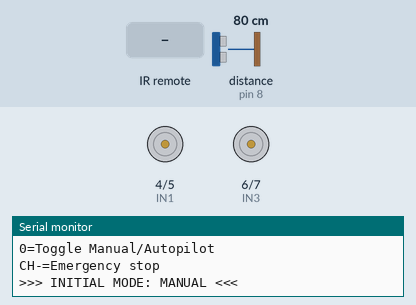
This sketch was run on a simulated Arduino Uno, built with avr-gcc and run on an emulated ATmega328P. On the bench: motor-driver pin pairs drawn as motors (green arrow = first pin HIGH = forward, orange = second pin HIGH = backward, longer = more drive, scaled by the enable pin), the last lines printed to the serial monitor. Wiring (inferred from the names in the program): ultrasonic range finder: trigger pin 12; echo pin 8. Inputs (shaded band) come from the test bench; at power-on: distance to the obstacle (sensor on pin 8) 80 cm. The echo pulse lasts 58.3 µs per cm; random numbers use the default seed unless the sketch sets one.

Above: at 1.3 s.
1.4 s: infrared code 0x18 received
At 2.0 s:
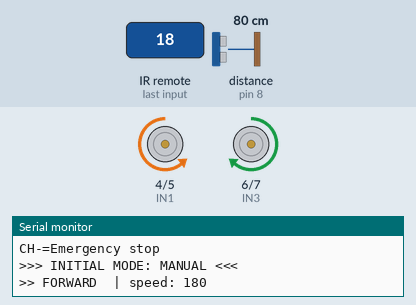
2.9 s: infrared code 0x52 received
At 4.0 s:
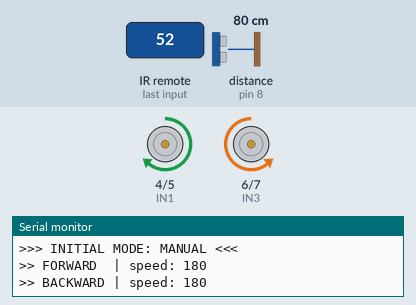
4.4 s: infrared code 0x08 received
At 5.6 s:
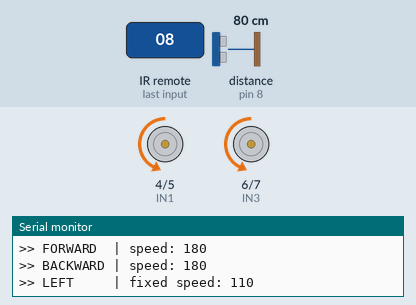
5.9 s: infrared code 0x5A received
At 6.6 s:
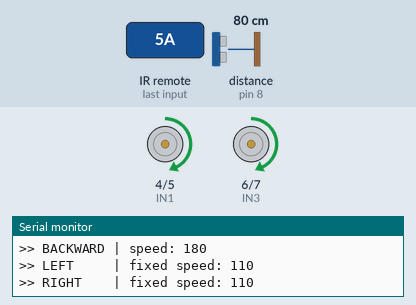
Timing chart, 0 to 8.4 s (numbered marks = the images above; inputs shaded):
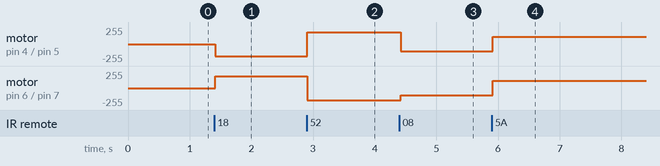

The sketch:

robo_cubo.ino
```cpp
// ============================================================
// ROBÔ CUBO — Final Code
// ============================================================
// Two-wheel-drive robot with a caster wheel, controlled by an
// IR remote, with autopilot mode and automatic obstacle
// stop/avoidance via an ultrasonic sensor.
//
// Features:
//   • Manual speed and direction control (IR remote)
//   • Autopilot with random-angle obstacle avoidance (45°-180°)
//   • Toggle Manual <-> Autopilot with remote button 0
//   • Emergency stop (CH- button)
//
// Hardware: Arduino Uno R3 + L298N + 2x TT DC Motor + HC-SR04
//           + IR Receiver (KS0026) + ELEGOO remote
//
// See README.md and docs/wiring.md for the full wiring diagram
// and hardware notes.
// ============================================================

#include <IRremote.hpp>

// --- Motor Pins ---
// Mapping confirmed by physical testing:
//   ENA/IN1/IN2 -> RIGHT Motor
//   ENB/IN3/IN4 -> LEFT Motor
#define ENA  10   // PWM — Right Motor speed
#define IN1  4    // Right Motor direction
#define IN2  5    // Right Motor direction
#define ENB  9    // PWM — Left Motor speed
#define IN3  6    // Left Motor direction
#define IN4  7    // Left Motor direction

// --- HC-SR04 Pins ---
#define TRIG_PIN  12
#define ECHO_PIN  8     // DO NOT use D13 — conflicts with the Arduino's
                        // built-in LED, used internally by IRremote

// --- IR Pin ---
#define IR_PIN  2

// --- Safety Distances (cm) ---
#define DIST_STOP  35    // below this, stop and turn (autopilot mode)
#define DIST_SLOW  50    // below this, slow down (autopilot mode)

// --- Speeds (PWM 0-255) ---
#define SPEED_MAX     220   // safe limit for TT motors at 6-8V
#define SPEED_MIN     100
#define SPEED_STEP     20
#define SPEED_NORMAL  180
#define SPEED_SLOW    110
#define SPEED_TURN    110   // fixed, slow speed used while turning

// --- Autopilot turning durations (ms) ---
// Without wheel encoders, the time<->angle relationship is an
// estimate calibrated by trial. Adjust TURN_DURATION_45 if needed.
#define TURN_DURATION_45    350                       // calibrated reference (45°)
#define TURN_DURATION_MIN   TURN_DURATION_45          // minimum -> 45°
#define TURN_DURATION_MAX   (TURN_DURATION_45 * 4)    // maximum -> 180°

// ============================================================
// ELEGOO REMOTE CODES (NEC protocol, verified with a decoder)
// ============================================================
#define BTN_FORWARD     0x18   // 2
#define BTN_BACKWARD    0x52   // 8
#define BTN_LEFT        0x08   // 4
#define BTN_RIGHT       0x5A   // 6
#define BTN_STOP        0x1C   // 5
#define BTN_SPEED_UP    0x09   // +
#define BTN_SPEED_DOWN  0x07   // -
#define BTN_STOP_ALL    0x45   // CH- (emergency)
#define BTN_AUTOPILOT   0x16   // 0   (toggle mode)

// ============================================================
// GLOBAL STATE
// ============================================================
enum Mode { MANUAL, AUTOPILOT };
Mode currentMode = MANUAL;

int speed = 180;
enum Movement { STOPPED, FORWARD, BACKWARD, LEFT, RIGHT };
Movement currentMovement = STOPPED;

enum AutoState { CLEAR, TURNING };
AutoState autoState = CLEAR;
unsigned long autoStartTime = 0;
int turnDuration = 0;
bool turnRight = false;

// ============================================================
// HC-SR04 SENSOR
// ============================================================
float readDistance() {
  digitalWrite(TRIG_PIN, LOW);
  delayMicroseconds(2);
  digitalWrite(TRIG_PIN, HIGH);
  delayMicroseconds(10);
  digitalWrite(TRIG_PIN, LOW);

  long duration = pulseIn(ECHO_PIN, HIGH, 10000);
  if (duration == 0) return 999.0;
  return duration / 58.0;
}

// ============================================================
// MOTORS
// ============================================================
void stopMotors() {
  digitalWrite(IN1, LOW);  digitalWrite(IN2, LOW);
  digitalWrite(IN3, LOW);  digitalWrite(IN4, LOW);
  analogWrite(ENA, 0);     analogWrite(ENB, 0);
}

void goForward(int vel) {
  digitalWrite(IN1, LOW);  digitalWrite(IN2, HIGH); // Right -> forward
  digitalWrite(IN3, HIGH); digitalWrite(IN4, LOW);  // Left  -> forward
  analogWrite(ENA, vel);   analogWrite(ENB, vel);
}

void goBackward(int vel) {
  digitalWrite(IN1, HIGH); digitalWrite(IN2, LOW);  // Right -> backward
  digitalWrite(IN3, LOW);  digitalWrite(IN4, HIGH); // Left  -> backward
  analogWrite(ENA, vel);   analogWrite(ENB, vel);
}

void turnLeftFn(int vel) {
  digitalWrite(IN1, LOW);  digitalWrite(IN2, HIGH); // Right -> forward
  digitalWrite(IN3, LOW);  digitalWrite(IN4, HIGH); // Left  -> backward
  analogWrite(ENA, vel);   analogWrite(ENB, vel);
}

void turnRightFn(int vel) {
  digitalWrite(IN1, HIGH); digitalWrite(IN2, LOW);  // Right -> backward
  digitalWrite(IN3, HIGH); digitalWrite(IN4, LOW);  // Left  -> forward
  analogWrite(ENA, vel);   analogWrite(ENB, vel);
}

// ============================================================
// PROCESS IR COMMAND
// ============================================================
void processIR(uint8_t code) {

  // Mode toggle works at any time
  if (code == BTN_AUTOPILOT) {
    stopMotors();
    if (currentMode == MANUAL) {
      currentMode = AUTOPILOT;
      autoState = CLEAR;
      Serial.println("\n>>> MODE: AUTOPILOT <<<\n");
    } else {
      currentMode = MANUAL;
      currentMovement = STOPPED;
      Serial.println("\n>>> MODE: MANUAL <<<\n");
    }
    return;
  }

  // Emergency stop works in any mode
  if (code == BTN_STOP_ALL) {
    stopMotors();
    currentMovement = STOPPED;
    currentMode = MANUAL;
    Serial.println(">> EMERGENCY STOP — switched to MANUAL");
    return;
  }

  // Remaining buttons only work in manual mode
  if (currentMode != MANUAL) {
    Serial.println("   (ignored — robot is in AUTOPILOT mode)");
    return;
  }

  switch (code) {
    case BTN_FORWARD:
      currentMovement = FORWARD;
      Serial.print(">> FORWARD  | speed: ");
      Serial.println(speed);
      break;

    case BTN_BACKWARD:
      currentMovement = BACKWARD;
      Serial.print(">> BACKWARD | speed: ");
      Serial.println(speed);
      break;

    case BTN_LEFT:
      currentMovement = LEFT;
      Serial.print(">> LEFT     | fixed speed: ");
      Serial.println(SPEED_TURN);
      break;

    case BTN_RIGHT:
      currentMovement = RIGHT;
      Serial.print(">> RIGHT    | fixed speed: ");
      Serial.println(SPEED_TURN);
      break;

    case BTN_STOP:
      currentMovement = STOPPED;
      Serial.println(">> STOP");
      break;

    case BTN_SPEED_UP:
      speed = min(speed + SPEED_STEP, SPEED_MAX);
      Serial.print(">> SPEED+  -> ");
      Serial.println(speed);
      break;

    case BTN_SPEED_DOWN:
      speed = max(speed - SPEED_STEP, SPEED_MIN);
      Serial.print(">> SPEED-  -> ");
      Serial.println(speed);
      break;

    default:
      Serial.print("   unknown code: 0x");
      Serial.println(code, HEX);
      break;
  }
}

// ============================================================
// MANUAL MODE — direct movement, no automatic stop
// ============================================================
void manualMode(float distance) {
  switch (currentMovement) {
    case STOPPED:  stopMotors();              break;
    case FORWARD:  goForward(speed);          break;
    case BACKWARD: goBackward(speed);         break;
    case LEFT:     turnLeftFn(SPEED_TURN);    break;
    case RIGHT:    turnRightFn(SPEED_TURN);   break;
  }
}

// ============================================================
// AUTOPILOT MODE — non-blocking state machine
// ============================================================
void autopilotMode(float distance) {
  unsigned long now = millis();

  switch (autoState) {

    case CLEAR:
      if (distance < DIST_STOP) {
        stopMotors();
        autoStartTime = now;
        turnRight     = random(2);
        turnDuration  = random(TURN_DURATION_MIN, TURN_DURATION_MAX + 1);

        autoState = TURNING;
        Serial.print("OBSTACLE -> TURNING ");
        Serial.print(turnRight ? "RIGHT" : "LEFT");
        Serial.print(" (~");
        Serial.print(map(turnDuration, TURN_DURATION_MIN, TURN_DURATION_MAX, 45, 180));
        Serial.println(" deg)");

      } else if (distance < DIST_SLOW) {
        goForward(SPEED_SLOW);

      } else {
        goForward(SPEED_NORMAL);
      }
      break;

    case TURNING:
      if (turnRight) {
        turnRightFn(SPEED_TURN);
      } else {
        turnLeftFn(SPEED_TURN);
      }

      if (now - autoStartTime >= turnDuration) {
        stopMotors();
        autoState = CLEAR;
        Serial.println("CLEAR -> FORWARD");
      }
      break;
  }
}

// ============================================================
// SETUP
// ============================================================
void setup() {
  pinMode(ENA, OUTPUT); pinMode(IN1, OUTPUT); pinMode(IN2, OUTPUT);
  pinMode(ENB, OUTPUT); pinMode(IN3, OUTPUT); pinMode(IN4, OUTPUT);
  pinMode(TRIG_PIN, OUTPUT);
  pinMode(ECHO_PIN, INPUT);

  IrReceiver.begin(IR_PIN, DISABLE_LED_FEEDBACK);
  randomSeed(analogRead(A0));

  Serial.begin(9600);
  Serial.println("================================");
  Serial.println(" ROBO CUBO — Final Code");
  Serial.println("================================");
  Serial.println("2=Forward   8=Backward");
  Serial.println("4=Left      6=Right");
  Serial.println("5=Stop      +=Speed+   -=Speed-");
  Serial.println("0=Toggle Manual/Autopilot");
  Serial.println("CH-=Emergency stop");
  Serial.println();
  Serial.println(">>> INITIAL MODE: MANUAL <<<");
  Serial.println();
}

// ============================================================
// LOOP
// ============================================================
void loop() {
  float distance = readDistance();

  if (IrReceiver.decode()) {
    uint8_t code  = IrReceiver.decodedIRData.command;
    uint8_t flags = IrReceiver.decodedIRData.flags;
    if (code != 0 && !(flags & IRDATA_FLAGS_IS_REPEAT)) {
      processIR(code);
    }
    IrReceiver.resume();
  }

  if (currentMode == MANUAL) {
    manualMode(distance);
  } else {
    autopilotMode(distance);
  }

  delay(20);
}
```

Measured:
- after the input at 1.4 s, motor on pin 4 (IN1) / pin 5 (IN2): stopped → backward 180/255 at once; motor on pin 6 (IN3) / pin 7 (IN4): stopped → forward 180/255 at once
- after the input at 2.9 s, motor on pin 4 (IN1) / pin 5 (IN2): backward 180/255 → forward 180/255 at once; motor on pin 6 (IN3) / pin 7 (IN4): forward 180/255 → backward 180/255 at once
- after the input at 4.4 s, motor on pin 4 (IN1) / pin 5 (IN2): forward 180/255 → backward 110/255 at once; motor on pin 6 (IN3) / pin 7 (IN4): backward 180/255 → backward 110/255 at once
- after the input at 5.9 s, motor on pin 4 (IN1) / pin 5 (IN2), motor on pin 6 (IN3) / pin 7 (IN4): backward 110/255 → forward 110/255 at once
